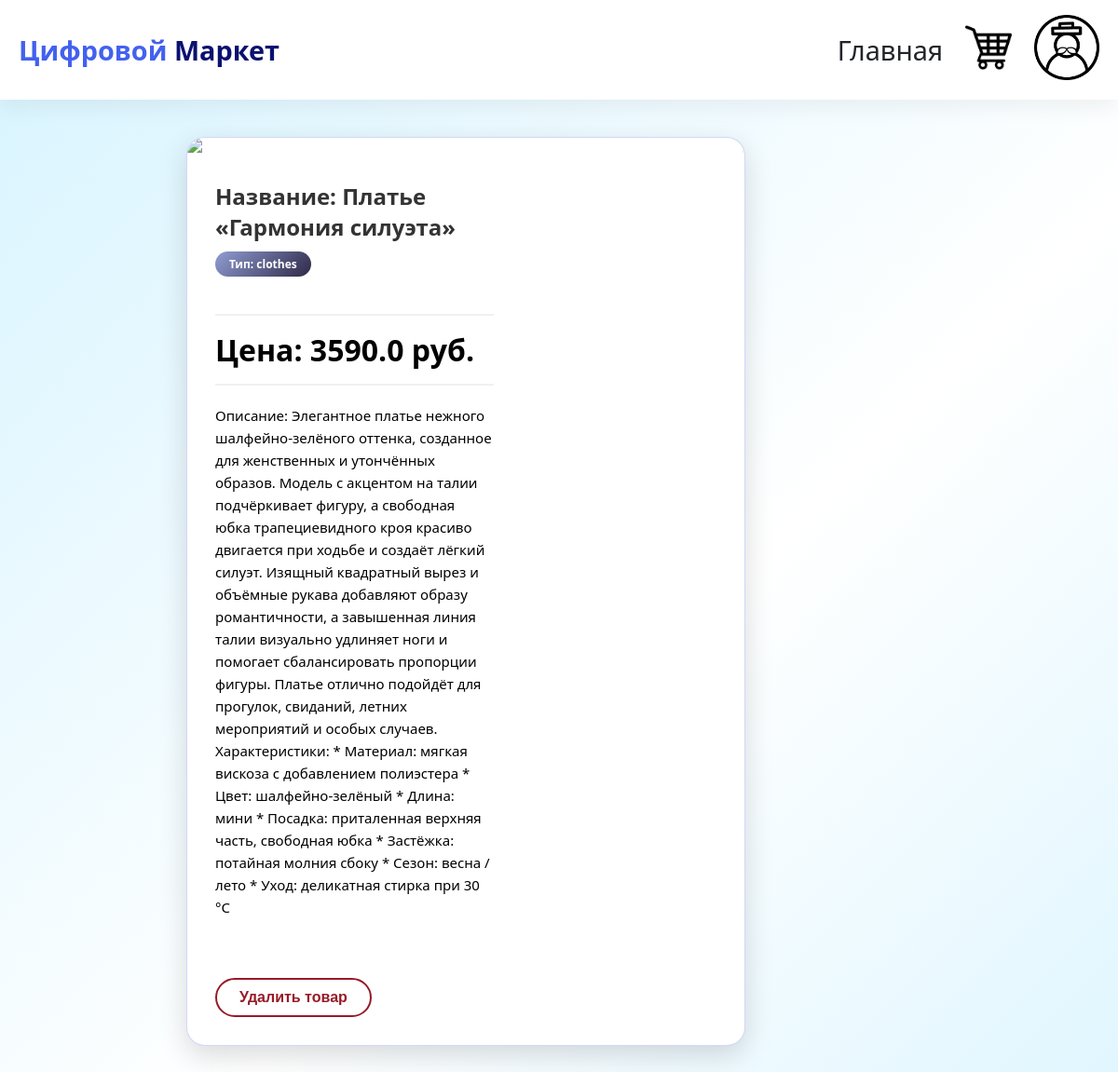
/product/3 (signed in), run on the app's committed database.
### tables this page shows
CREATE TABLE products (
                   id INTEGER PRIMARY KEY AUTOINCREMENT,
                   name TEXT NOT NULL,
                   price REAL NOT NULL,
                   type_products INTEGER,
                   user_id INTEGER,
                   description TEXT DEFAULT "",
                   image TEXT DEFAULT "",
                   FOREIGN KEY (user_id) REFERENCES user(id),
                   FOREIGN KEY (type_products) REFERENCES Type_products(id)
    
            );

CREATE TABLE Type_products (
            id iNTEGER PRIMARY KEY AUTOINCREMENT,
            name TEXT NOT NULL

        );

### app.py (the view)
@app.route("/product/<int:product_id>")
def product(product_id):
    product = database.get_product_by_id(product_id)
    if  "type_user" not in session:
        return redirect("login.html")
    else:
        type_user = session["type_user"]
    if product:
        return render_template("product.html", product=product, type_user=type_user )
    else:
        return redirect(url_for('index'))

### app.py (called while the page is built)
@app.context_processor
def utility_processor():
    def get_cart_count():
        cart = session.get("cart", {})
        cart = database.validate_cart(cart)
        return len(cart)
    return dict(cart_count=get_cart_count())

### database.py (called while the page is built)
def get_product_by_id(product_id):
    conn = sqlite3.connect("shop.db")
    cursor = conn.cursor()
    cursor.execute("""SELECT products.id, products.name, products.price, Type_products.name, products.description, products.image FROM products
                   JOIN Type_products ON products.type_products = Type_products.id WHERE products.id = ?""", (product_id,))
    product = cursor.fetchone()
    conn.close()
    if product:
        return {
            "id":product[0],
            "name": product[1],
            "price": product[2],
            "type_products": product[3],
            "description": product[4],
            "image": product[5],
        }
    else:
        return None

def validate_cart(cart):
    conn = sqlite3.connect("shop.db")
    cursor = conn.cursor()
    ids = list(cart.keys())
    for i in ids:
        cursor.execute("SELECT * FROM products WHERE id=?", (int(i),))
        product = cursor.fetchone()
        if not product:
            del cart[i]
    return cart

### templates/product.html (shortened to what this page needs)
<!DOCTYPE html>
<html lang="en">
<head>
    <link rel="stylesheet" href="{{ url_for('static', filename='css/style.css') }}">
</head>
<body>
    {% include '_navbar.html' %}
    <div class="product-detail">
        <img src="../{{ product.image }}" width="200" class="product-detail-image">
        <div class="product-detail-content">
            <h1  class="product-detail-title">Название: {{product.name}}</h1>
            <div class="product-detail-category">Тип: {{ product.type_products }}</div>
            <div class="product-detail-price">Цена: {{product.price}} руб.</div>
            <div class="product-detail-description">Описание: {{product.description}}</div>
            <br><br>
            {% if type_user == 2 or type_user == 3 %}
                <form action="{{ url_for('delete_product', product_id=product.id)}}" method="POST">
                    <button type="submit" class="btn btn-danger">Удалить товар</button>
                </form>
            {% endif %}
        </div>
    </div>
</body>
</html>

### static/css/style.css (style rules this page uses)
* { margin: 0; padding: 0; box-sizing: border-box; }
:root { --primary: #4361ee; --primary-dark: #3a0ca3; --danger: #e63946; --light-gray: #e9ecef; --shadow: 0 10px 20px rgba(0,0,0,0.05); --border-radius: 12px; }
body { font-family: 'Segoe UI', Tahoma, Geneva, Verdana, sans-serif; background-color: #f5f7fb; color: #212529; }
.btn { display: inline-block; padding: 10px 24px; font-size: 1rem; font-weight: 600; text-align: center; text-decoration: none; border-radius: 40px; border: none; cursor: pointer; transition: all 0.2s ease; background: white; color: #121c46; box-shadow: 0 2px 8px rgba(0, 0, 0, 0.08); }
.btn-danger { background: white; border: 2px solid #971a27; color: #971a27; box-shadow: none; }
body { background: linear-gradient(135deg, #d7f4ff 0%, #ffffff 30%, #e0f6ff 50%, #aebafa 100%); background-size: 200% 200%; animation: gradientShift 4s ease infinite; min-height: 100vh; }
.product-detail { max-width: 600px; margin: 40px auto; margin-left: 200px; background: white; border-radius: 20px; overflow: hidden; box-shadow: 0 10px 30px rgba(0,0,0,0.15); border: 1px solid rgba(102,126,234,0.3); display: flex; flex-wrap: wrap; }
.product-detail-image { width: 100%; height: auto; border-right: 2px solid #f0f0f0; }
.product-detail-content { width: 60%; padding: 30px; }
.product-detail-title { font-size: 24px; font-weight: 800; color: #333; margin-bottom: 10px; word-break: break-word; overflow-wrap: break-word; hyphens: auto; max-width: 100%; }
.product-detail-category { display: inline-block; background: linear-gradient(135deg, #919dd3 0%, #2e2947 100%); color: white; padding: 5px 15px; border-radius: 20px; font-size: 12px; font-weight: 600; margin-bottom: 20px; }
.product-detail-price { font-size: 32px; font-weight: 800; color: #000000; margin: 20px 0; padding: 15px 0; border-top: 2px solid #f0f0f0; border-bottom: 2px solid #f0f0f0; }
.product-detail-description { font-size: 15px; font-weight: 500; color: #000000; line-height: 1.6; margin: 20px 0; }

### data on the page
products: name "Платье «Гармония силуэта»", price "3590.0", description "Элегантное платье нежного шалфейно-зелёного оттенка, созданное для женственных и утончённых образов. Модель с акцентом на талии подчёркивает фигуру, а свободная юбка трапециевидного кроя красиво двигается при ходьбе и создаёт лёгкий силуэт. Изящный квадратный вырез и объёмные рукава добавляют образу романтичности, а завышенная линия талии визуально удлиняет ноги и помогает сбалансировать пропорции фигуры. Платье отлично подойдёт для прогулок, свиданий, летних мероприятий и особых случаев. Характеристики: * Материал: мягкая вискоза с добавлением полиэстера * Цвет: шалфейно-зелёный * Длина: мини * Посадка: приталенная верхняя часть, свободная юбка * Застёжка: потайная молния сбоку * Сезон:…"
Type_products: type_products "clothes"
